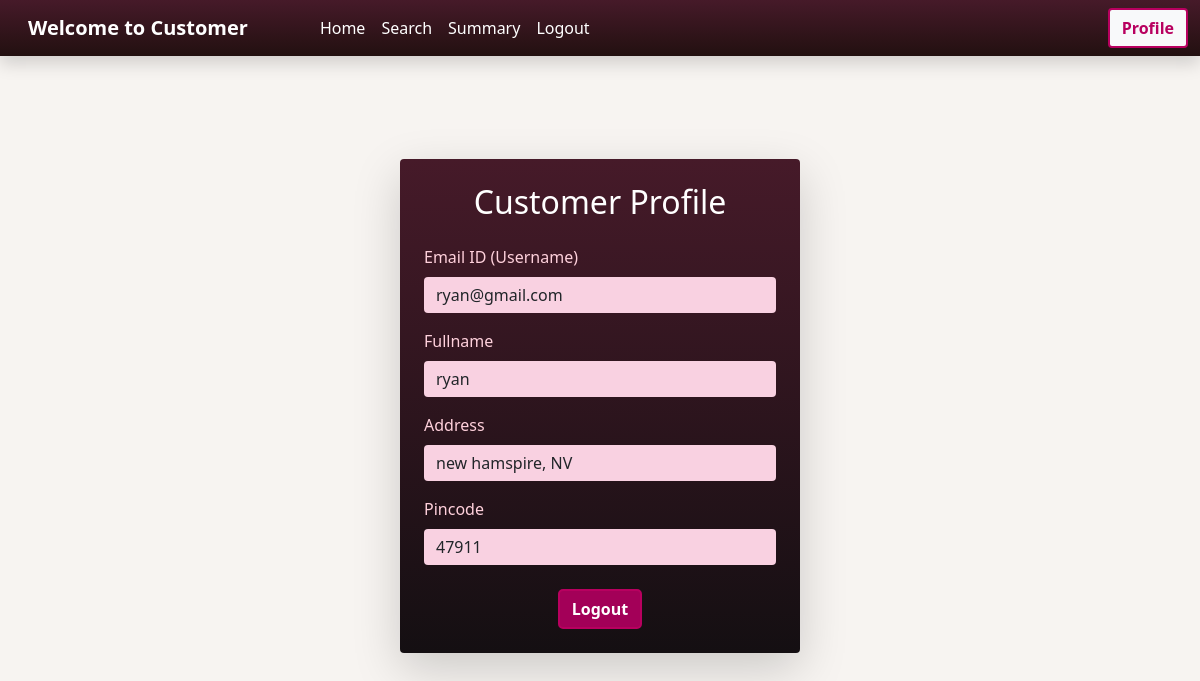
/user/customer_profile (signed in), run on the app's committed database.
### model.py (models this page shows)
class Customer(db.Model):
    customer_id = db.Column(db.Integer, primary_key=True)
    email = db.Column(db.String(255), unique=True, nullable=False)
    password = db.Column(db.String(255), nullable=False)
    full_name = db.Column(db.String(255), nullable=False)
    address = db.Column(db.Text, nullable=False)
    pincode = db.Column(db.String(10), nullable=False)
    role = db.Column(Enum('customer', name='role'), default='customer')

### app.py (the view)
@app.route('/user/customer_profile', methods=['GET'])
def customer_profile():
    customer_id = session.get('customer_id')
    customer_info = Customer.query.filter_by(customer_id=customer_id).one()
    return render_template('user/customer_profile.html', customer=customer_info)

### templates/user/customer_profile.html
{% extends "user/customer_layout.html" %}
{% block content %}
<div class="d-flex justify-content-center align-items-center" style="min-height: 80vh;">
    <div class="p-4 shadow-lg rounded"
        style="max-width: 400px; width: 100%; background: linear-gradient(to bottom, #461a29, #140f12); color: #ffffff;">
        <h2 class="text-center mb-4" style="color: #ffffff;">Customer Profile</h2>
        <form>
            <div class="mb-3">
                <label for="email" class="form-label" style="color: #ffd1dc;">Email ID (Username)</label>
                <input type="email" class="form-control" id="email" name="email" value="{{ customer.email }}" readonly
                    style="border: none; background-color: #f9d1e1;">
            </div>
            <div class="mb-3">
                <label for="fullname" class="form-label" style="color: #ffd1dc;">Fullname</label>
                <input type="text" class="form-control" id="fullname" name="fullname" value="{{ customer.full_name }}"
                    readonly style="border: none; background-color: #f9d1e1;">
            </div>
            <div class="mb-3">
                <label for="address" class="form-label" style="color: #ffd1dc;">Address</label>
                <input type="text" class="form-control" id="address" name="address" value="{{ customer.address }}"
                    readonly style="border: none; background-color: #f9d1e1;">
            </div>
            <div class="mb-3">
                <label for="pincode" class="form-label" style="color: #ffd1dc;">Pincode</label>
                <input type="text" class="form-control" id="pincode" name="pincode" value="{{ customer.pincode }}"
                    readonly style="border: none; background-color: #f9d1e1;">
            </div>
            <div class="d-flex justify-content-center mt-4">
                <a href="/" class="btn btn-light"
                    style="background-color: #a30058; color: white; font-weight: bold; border-radius: 5px;">Logout</a>
            </div>
        </form>
    </div>
</div>
{% endblock %}

### templates/user/customer_layout.html (style rules this page uses)
body { background-color: #81502810; color: #333333; }
.btn-light { color: #b8005f; border: 2px solid #b8005f; font-weight: bold; transition: all 0.2s; }

### data on the page
Customer: email "ryan@gmail.com", fullname "ryan", address "new hamspire, NV", pincode "47911"
